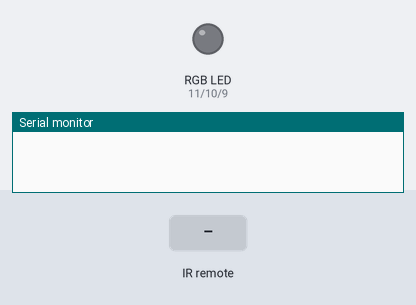
Recording of a sketch running on a simulated Arduino Uno, built with avr-gcc and run on an emulated ATmega328P. On the bench: an RGB LED mixed from three pins (HIGH = lit), the last lines printed to the serial monitor. Inputs (shaded band) come from the test bench. Dim RGB values are drawn brighter than linear.

Above: at 1.2 s.
1.3 s: infrared code 0xFF30CF received
At 2.2 s:
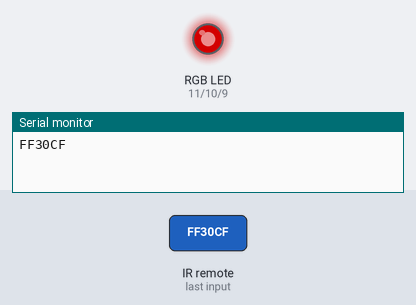
2.8 s: infrared code 0xFF18E7 received
At 3.4 s:
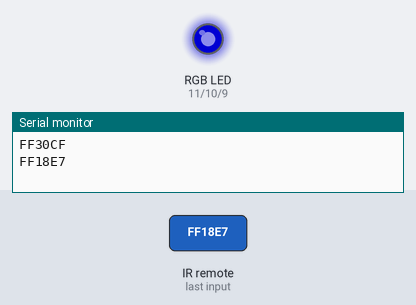
4.3 s: infrared code 0xFF7A85 received
At 4.7 s:
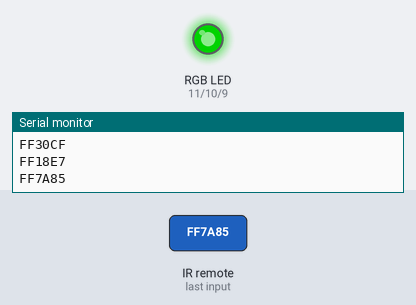
5.8 s: infrared code 0xFF10EF received
At 7.1 s:
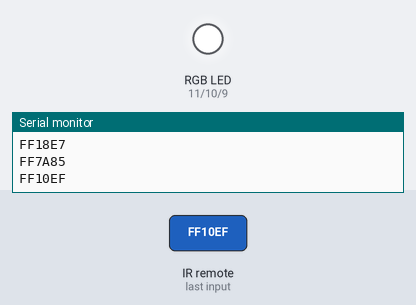
Timing chart, 0 to 8.3 s (numbered marks = the images above; inputs shaded):
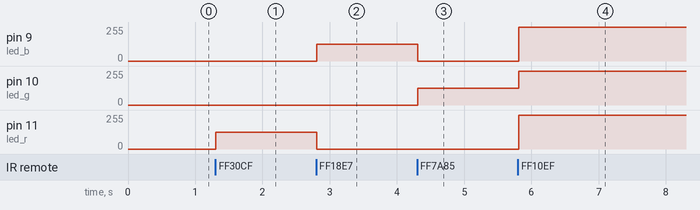

The sketch:

RemoteControl_RGB1021.ino
```cpp
#include <IRremote.h>
#define led_r 11
#define led_g 10
#define led_b 9
#define ir 8

IRrecv irrecv(8);
decode_results results;

void setup() {
  Serial.begin(9600);
  pinMode(led_r, OUTPUT);
  pinMode(led_g, OUTPUT);
  pinMode(led_b, OUTPUT);
  irrecv.enableIRIn(); // IR 수신 시작
}

void loop() {
  if (irrecv.decode(&results))
  {
      Serial.println(results.value, HEX);
      switch (results.value){
      case 0xFF30CF: setColor(125, 0, 0); break;
      case 0xFF18E7: setColor(0, 0, 125); break;
      case 0xFF7A85: setColor(0, 125, 0); break;
      case 0xFF10EF: onColor(); break;
      case 0xFF38C7: offColor(); break;
    }

    irrecv.resume();
  }

  delay(100);
}

void setColor(int red, int green, int blue){
  analogWrite(led_r, red);
  analogWrite(led_g, green);
  analogWrite(led_b, blue);
}

void offColor(){
  digitalWrite(led_r, LOW);
  digitalWrite(led_g, LOW);
  digitalWrite(led_b, LOW);
}

void onColor(){
  digitalWrite(led_r, HIGH);
  digitalWrite(led_g, HIGH);
  digitalWrite(led_b, HIGH);
}
```

Measured:
- after the input at 1.3 s, pin 11 (led_r): 0/255 → 125/255 at once
- after the input at 2.8 s, pin 9 (led_b): 0/255 → 125/255 at once; pin 11 (led_r): 125/255 → 0/255 at once
- after the input at 4.3 s, pin 9 (led_b): 125/255 → 0/255 at once; pin 10 (led_g): 0/255 → 125/255 at once
- after the input at 5.8 s, pin 9 (led_b), pin 11 (led_r): 0/255 → 255/255 at once; pin 10 (led_g): 125/255 → 255/255 at once
